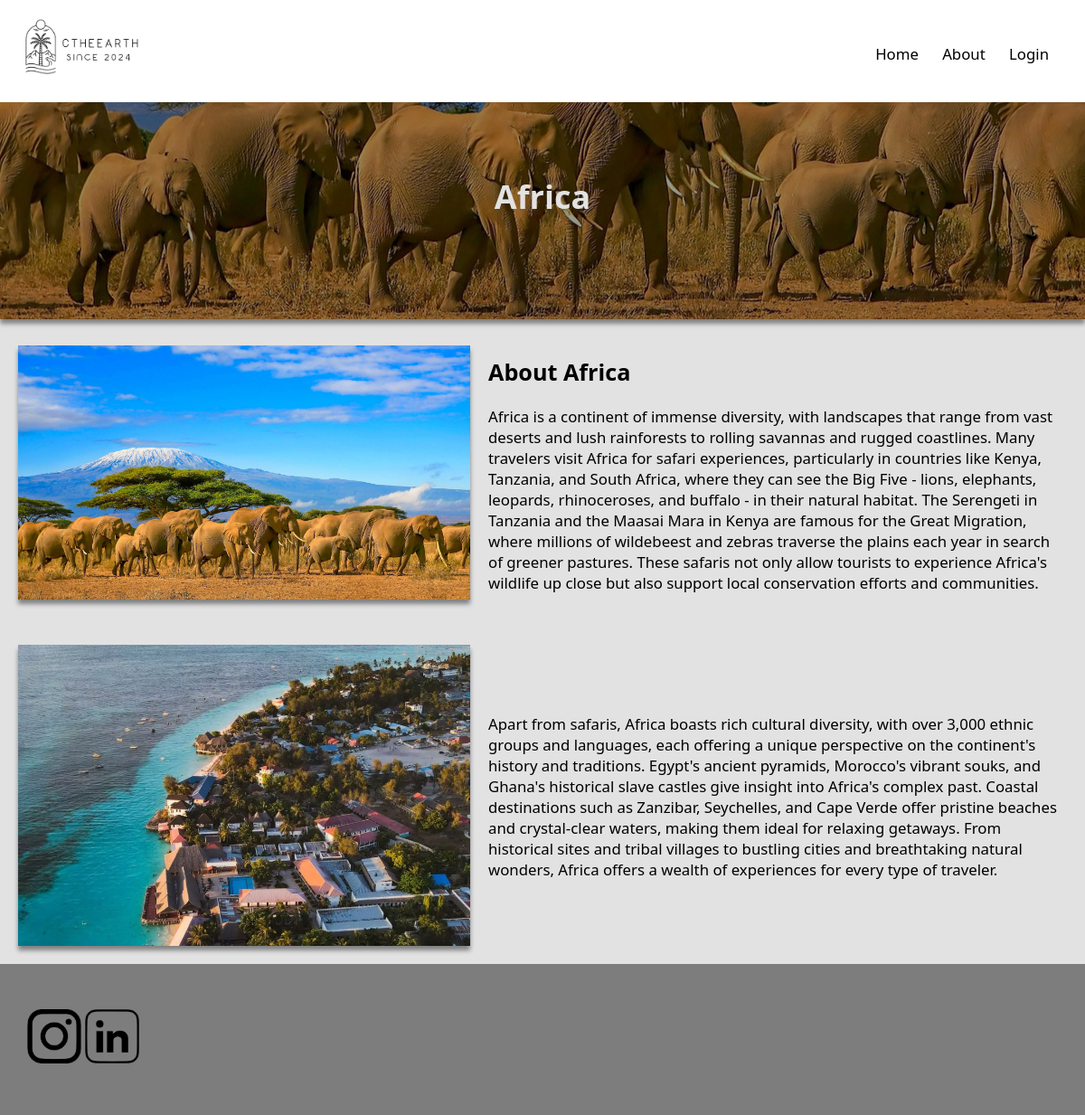
The app's page /pages/country.php with its own data.
### tables this page shows
CREATE TABLE cards (
    id INT AUTO_INCREMENT PRIMARY KEY,
    title VARCHAR(255) NOT NULL,
    description TEXT NOT NULL,
    image_path VARCHAR(255) NOT NULL,
    link VARCHAR(255) NOT NULL
);

CREATE TABLE cards_contents (
  id INT AUTO_INCREMENT PRIMARY KEY,
  card_id INT,
  section_title VARCHAR(255),
  section_content TEXT,
  image_path VARCHAR(255),
  FOREIGN KEY (card_id) REFERENCES cards(id)
);

### pages/country.php (the view, shortened to what this page needs)
<?php
$server = "localhost";
$username = "root";
$password = "";
$dbname = "pweb2";
$conn = new mysqli($server, $username, $password, $dbname);
$country = isset($_GET['country']) ? $_GET['country'] : 'Africa';
$query = "SELECT * FROM cards WHERE title = ?";
$stmt = $conn->prepare($query);
$stmt->bind_param('s', $country);
$stmt->execute();
$result = $stmt->get_result();
if ($result->num_rows > 0) {
    $countryData = $result->fetch_assoc();
    $countryName = $countryData['title'];
    $countryImage = $countryData['image_path'];
    $contentQuery = "SELECT * FROM cards_contents WHERE card_id = ?";
    $contentStmt = $conn->prepare($contentQuery);
    $contentStmt->bind_param('i', $countryData['id']);
    $contentStmt->execute();
    $contentResult = $contentStmt->get_result();
} else {
    echo "Country not found.";
    exit;
}
?>
<!DOCTYPE html>
<html lang="en">
<head>
    <link rel="stylesheet" href="../css/main.css" />
    <link rel="stylesheet" href="../css/country.css" />
</head>
<body>
    <header>
        <?php include '../php/navbar.php'; ?>
    </header>
    <section class="banner" style="background-image: url(<?php echo "../$countryImage"; ?>);">
        <section class="slide active">
            <h1><?php echo $countryName; ?></h1>
        </section>
    </section>
    <?php while ($content = $contentResult->fetch_assoc()): ?>
        <section>
            <div class="text-image-container">
                <?php if ($content['image_path']): ?>
                    <img src="<?php echo $content['image_path']; ?>" alt="Description of image" class="side-image" />
                <?php endif; ?>
                <div class="text-content">
                    <h2><?php echo $content['section_title']; ?></h2>
                    <p><?php echo $content['section_content']; ?></p>
                </div>
            </div>
        </section>
    <?php endwhile; ?>
    <footer>
    </footer>
</body>
</html>

### css/main.css (style rules this page uses)
body { background-color: white; color: black; margin: 0; padding: 0; font-family: "Segoe UI", Tahoma, Geneva, Verdana, sans-serif; font-size: x-large; }
header { display: flex; align-items: center; justify-content: space-between; padding: 20px; }
.banner { background-repeat: no-repeat; background-position: 50% 90%; box-shadow: 0 5px 5px grey; position: relative; overflow: hidden; height: 200px; padding: 20px; transition: background-image 0.5s ease-in-out; }
.banner::before { background-color: rgba(0, 0, 0, 0.4); content: ""; position: absolute; top: 0; left: 0; width: 100%; height: 100%; z-index: 1; }
.slide { display: none; position: relative; background: none; max-width: 1760px; margin: 0 auto; padding: 0px 50px; z-index: 3; }
.slide.active { display: block; }
.slide > * { width: 25%; margin-left: auto; margin-right: 20px; color: #e2e2e2; text-align: right; font-size: 0.8em; }
section { background-color: #e2e2e2; height: auto; padding: 20px; }
footer { background-color: #7d7d7d; padding: 50px 30px; }

### css/country.css (style rules this page uses)
.text-image-container { display: flex; align-items: center; gap: 20px; }
.slide > * { width: 100%; margin: auto; margin-top: 60px; text-align: center; font-size: 1.5em; }
.side-image { width: 500px; height: auto; opacity: 1; box-shadow: 0 5px 5px grey; }
.text-content { max-width: 1500px; font-size: 0.7em; }

### records on screen
cards: image_path (picture), title "Africa"
cards_contents: image_path (picture), section_title "About Africa", section_content "Africa is a continent of immense diversity, with landscapes that range from vast deserts and lush rainforests to rolling savannas and rugged coastlines. Many travelers visit Africa for safari experiences, particularly in countries like Kenya, Tanzania, and South Africa, where they can see the Big Five - lions, elephants, leopards, rhinoceroses, and buffalo - in their natural habitat. The Serengeti in Tanzania and the Maasai Mara in Kenya are famous for the Great Migration, where millions of wildebeest and zebras traverse the plains each year in search of greener pastures. These safaris not only allow tourists to experience Africa's wildlife up close but also support local conservation…"
cards_contents: image_path (picture), section_content "Apart from safaris, Africa boasts rich cultural diversity, with over 3,000 ethnic groups and languages, each offering a unique perspective on the continent's history and traditions. Egypt's ancient pyramids, Morocco's vibrant souks, and Ghana's historical slave castles give insight into Africa's complex past. Coastal destinations such as Zanzibar, Seychelles, and Cape Verde offer pristine beaches and crystal-clear waters, making them ideal for relaxing getaways. From historical sites and tribal villages to bustling cities and breathtaking natural wonders, Africa offers a wealth of experiences for every type of traveler."
